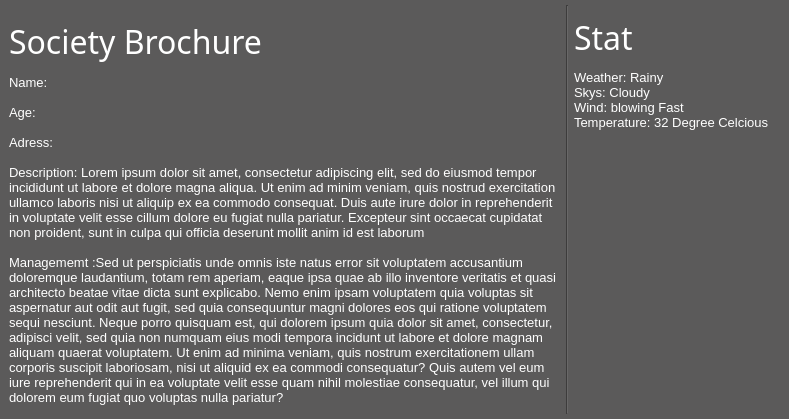
               <widget class="QWidget" name="page_brochure">
                <property name="styleSheet">
                 <string notr="true">background:rgb(91,90,90);</string>
                </property>
                <layout class="QHBoxLayout" name="horizontalLayout_19">
                 <property name="spacing">
                  <number>0</number>
                 </property>
                 <property name="leftMargin">
                  <number>0</number>
                 </property>
                 <property name="topMargin">
                  <number>5</number>
                 </property>
                 <property name="rightMargin">
                  <number>0</number>
                 </property>
                 <property name="bottomMargin">
                  <number>5</number>
                 </property>
                 <item>
                  <widget class="QFrame" name="frame_home_main">
                   <property name="frameShape">
                    <enum>QFrame::NoFrame</enum>
                   </property>
                   <property name="frameShadow">
                    <enum>QFrame::Plain</enum>
                   </property>
                   <layout class="QGridLayout" name="gridLayout_10">
                    <item row="0" column="0">
                     <widget class="QLabel" name="lab_home_main_hed">
                      <property name="minimumSize">
                       <size>
                        <width>0</width>
                        <height>55</height>
                       </size>
                      </property>
                      <property name="maximumSize">
                       <size>
                        <width>16777215</width>
                        <height>55</height>
                       </size>
                      </property>
                      <property name="font">
                       <font>
                        <family>Segoe UI Semilight</family>
                        <pointsize>24</pointsize>
                       </font>
                      </property>
                      <property name="styleSheet">
                       <string notr="true">QLabel {
	color:rgb(255,255,255);
}</string>
                      </property>
                      <property name="text">
                       <string>&lt;html&gt;&lt;head/&gt;&lt;body&gt;&lt;p&gt;&lt;span style=&quot; color:#ffffff;&quot;&gt;Society Brochure&lt;/span&gt;&lt;/p&gt;&lt;/body&gt;&lt;/html&gt;</string>
                      </property>
                      <property name="textFormat">
                       <enum>Qt::RichText</enum>
                      </property>
                     </widget>
                    </item>
                    <item row="1" column="0">
                     <widget class="QLabel" name="lab_home_main_disc">
                      <property name="font">
                       <font>
                        <family>Segoe UI</family>
                        <pointsize>10</pointsize>
                       </font>
                      </property>
                      <property name="styleSheet">
                       <string notr="true">color:rgb(255,255,255);</string>
                      </property>
                      <property name="text">
                       <string>&lt;!DOCTYPE HTML PUBLIC &quot;-//W3C//DTD HTML 4.0//EN&quot; &quot;http://www.w3.org/TR/REC-html40/strict.dtd&quot;&gt;
&lt;html&gt;&lt;head&gt;&lt;meta name=&quot;qrichtext&quot; content=&quot;1&quot; /&gt;&lt;style type=&quot;text/css&quot;&gt;
p, li { white-space: pre-wrap; }
&lt;/style&gt;&lt;/head&gt;&lt;body style=&quot; font-family:'Segoe UI'; font-size:10pt; font-weight:400; font-style:normal;&quot;&gt;
&lt;p style=&quot; margin-top:0px; margin-bottom:0px; margin-left:0px; margin-right:0px; -qt-block-indent:0; text-indent:0px;&quot;&gt;&lt;span style=&quot; color:#ffffff;&quot;&gt;Name:&lt;/span&gt;&lt;/p&gt;
&lt;p style=&quot;-qt-paragraph-type:empty; margin-top:0px; margin-bottom:0px; margin-left:0px; margin-right:0px; -qt-block-indent:0; text-indent:0px; color:#ffffff;&quot;&gt;&lt;br /&gt;&lt;/p&gt;
&lt;p style=&quot; margin-top:0px; margin-bottom:0px; margin-left:0px; margin-right:0px; -qt-block-indent:0; text-indent:0px;&quot;&gt;&lt;span style=&quot; color:#ffffff;&quot;&gt;Age:&lt;/span&gt;&lt;/p&gt;
&lt;p style=&quot;-qt-paragraph-type:empty; margin-top:0px; margin-bottom:0px; margin-left:0px; margin-right:0px; -qt-block-indent:0; text-indent:0px; color:#ffffff;&quot;&gt;&lt;br /&gt;&lt;/p&gt;
&lt;p style=&quot; margin-top:0px; margin-bottom:0px; margin-left:0px; margin-right:0px; -qt-block-indent:0; text-indent:0px;&quot;&gt;&lt;span style=&quot; color:#ffffff;&quot;&gt;Adress:&lt;/span&gt;&lt;/p&gt;
&lt;p style=&quot;-qt-paragraph-type:empty; margin-top:0px; margin-bottom:0px; margin-left:0px; margin-right:0px; -qt-block-indent:0; text-indent:0px; color:#ffffff;&quot;&gt;&lt;br /&gt;&lt;/p&gt;
&lt;p style=&quot; margin-top:0px; margin-bottom:0px; margin-left:0px; margin-right:0px; -qt-block-indent:0; text-indent:0px;&quot;&gt;&lt;span style=&quot; color:#ffffff;&quot;&gt;Description: Lorem ipsum dolor sit amet, consectetur adipiscing elit, sed do eiusmod tempor incididunt ut labore et dolore magna aliqua. Ut enim ad minim veniam, quis nostrud exercitation ullamco laboris nisi ut aliquip ex ea commodo consequat. Duis aute irure dolor in reprehenderit in voluptate velit esse cillum dolore eu fugiat nulla pariatur. Excepteur sint occaecat cupidatat non proident, sunt in culpa qui officia deserunt mollit anim id est laborum&lt;/span&gt;&lt;/p&gt;
&lt;p style=&quot;-qt-paragraph-type:empty; margin-top:0px; margin-bottom:0px; margin-left:0px; margin-right:0px; -qt-block-indent:0; text-indent:0px; color:#ffffff;&quot;&gt;&lt;br /&gt;&lt;/p&gt;
&lt;p style=&quot; margin-top:0px; margin-bottom:0px; margin-left:0px; margin-right:0px; -qt-block-indent:0; text-indent:0px;&quot;&gt;&lt;span style=&quot; color:#ffffff;&quot;&gt;Managememt :Sed ut perspiciatis unde omnis iste natus error sit voluptatem accusantium doloremque laudantium, totam rem aperiam, eaque ipsa quae ab illo inventore veritatis et quasi architecto beatae vitae dicta sunt explicabo. Nemo enim ipsam voluptatem quia voluptas sit aspernatur aut odit aut fugit, sed quia consequuntur magni dolores eos qui ratione voluptatem sequi nesciunt. Neque porro quisquam est, qui dolorem ipsum quia dolor sit amet, consectetur, adipisci velit, sed quia non numquam eius modi tempora incidunt ut labore et dolore magnam aliquam quaerat voluptatem. Ut enim ad minima veniam, quis nostrum exercitationem ullam corporis suscipit laboriosam, nisi ut aliquid ex ea commodi consequatur? Quis autem vel eum iure reprehenderit qui in ea voluptate velit esse quam nihil molestiae consequatur, vel illum qui dolorem eum fugiat quo voluptas nulla pariatur?&lt;/span&gt;&lt;/p&gt;&lt;/body&gt;&lt;/html&gt;</string>
                      </property>
                      <property name="alignment">
                       <set>Qt::AlignLeading|Qt::AlignLeft|Qt::AlignTop</set>
                      </property>
                      <property name="wordWrap">
                       <bool>true</bool>
                      </property>
                      <property name="margin">
                       <number>5</number>
                      </property>
                     </widget>
                    </item>
                   </layout>
                  </widget>
                 </item>
                 <item>
                  <widget class="Line" name="vert_divide">
                   <property name="orientation">
                    <enum>Qt::Vertical</enum>
                   </property>
                  </widget>
                 </item>
                 <item>
                  <widget class="QFrame" name="frame_home_stat">
                   <property name="minimumSize">
                    <size>
                     <width>220</width>
                     <height>0</height>
                    </size>
                   </property>
                   <property name="maximumSize">
                    <size>
                     <width>220</width>
                     <height>16777215</height>
                    </size>
                   </property>
                   <property name="frameShape">
                    <enum>QFrame::NoFrame</enum>
                   </property>
                   <property name="frameShadow">
                    <enum>QFrame::Plain</enum>
                   </property>
                   <layout class="QVBoxLayout" name="verticalLayout_6">
                    <property name="spacing">
                     <number>5</number>
                    </property>
                    <property name="leftMargin">
                     <number>5</number>
                    </property>
                    <property name="topMargin">
                     <number>5</number>
                    </property>
                    <property name="rightMargin">
                     <number>5</number>
                    </property>
                    <property name="bottomMargin">
                     <number>5</number>
                    </property>
                    <item>
                     <widget class="QLabel" name="lab_home_stat_hed">
                      <property name="minimumSize">
                       <size>
                        <width>0</width>
                        <height>55</height>
                       </size>
                      </property>
                      <property name="maximumSize">
                       <size>
                        <width>16777215</width>
                        <height>55</height>
                       </size>
                      </property>
                      <property name="font">
                       <font>
                        <family>Segoe UI Semilight</family>
                        <pointsize>24</pointsize>
                       </font>
                      </property>
                      <property name="styleSheet">
                       <string notr="true">QLabel {
	color:rgb(255,255,255);
}</string>
                      </property>
                      <property name="text">
                       <string>&lt;html&gt;&lt;head/&gt;&lt;body&gt;&lt;p&gt;&lt;span style=&quot; color:#ffffff;&quot;&gt;Stat &lt;/span&gt;&lt;/p&gt;&lt;/body&gt;&lt;/html&gt;</string>
                      </property>
                      <property name="alignment">
                       <set>Qt::AlignLeading|Qt::AlignLeft|Qt::AlignVCenter</set>
                      </property>
                     </widget>
                    </item>
                    <item>
                     <widget class="QLabel" name="lab_home_stat_disc">
                      <property name="font">
                       <font>
                        <family>Segoe UI</family>
                        <pointsize>10</pointsize>
                       </font>
                      </property>
                      <property name="text">
                       <string>&lt;html&gt;&lt;head/&gt;&lt;body&gt;&lt;p&gt;&lt;span style=&quot; color:#ffffff;&quot;&gt;Weather: Rainy&lt;br/&gt;Skys: Cloudy&lt;br/&gt;Wind: blowing Fast&lt;br/&gt;Temperature: 32 Degree Celcious&lt;/span&gt;&lt;/p&gt;&lt;/body&gt;&lt;/html&gt;</string>
                      </property>
                      <property name="alignment">
                       <set>Qt::AlignLeading|Qt::AlignLeft|Qt::AlignTop</set>
                      </property>
                     </widget>
                    </item>
                   </layout>
                  </widget>
                 </item>
                </layout>
               </widget>
